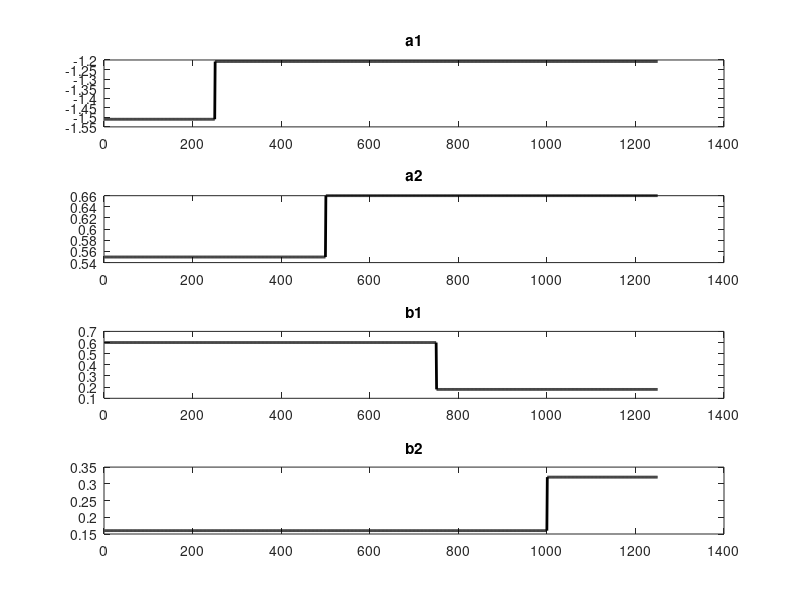
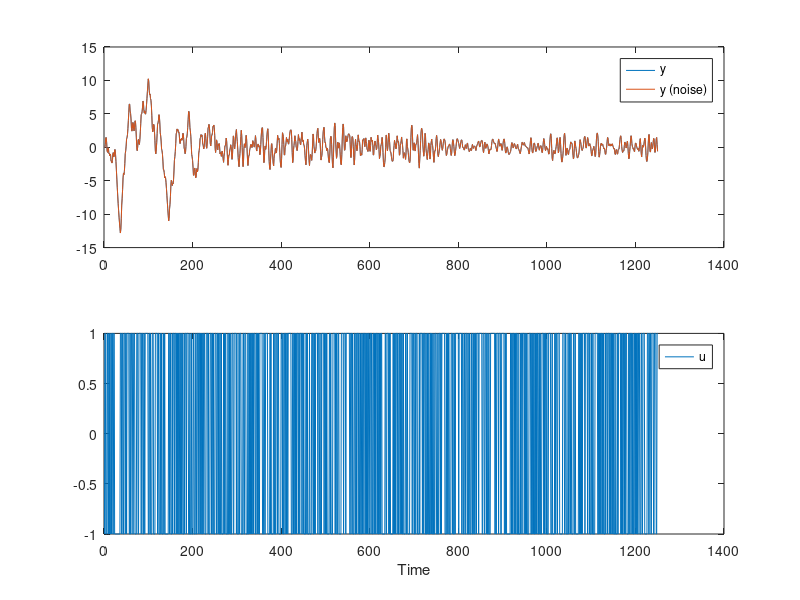
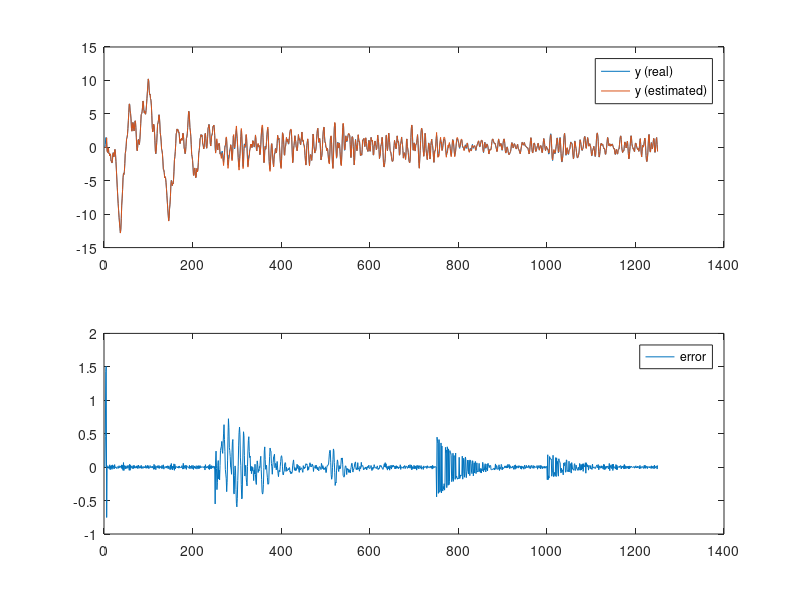
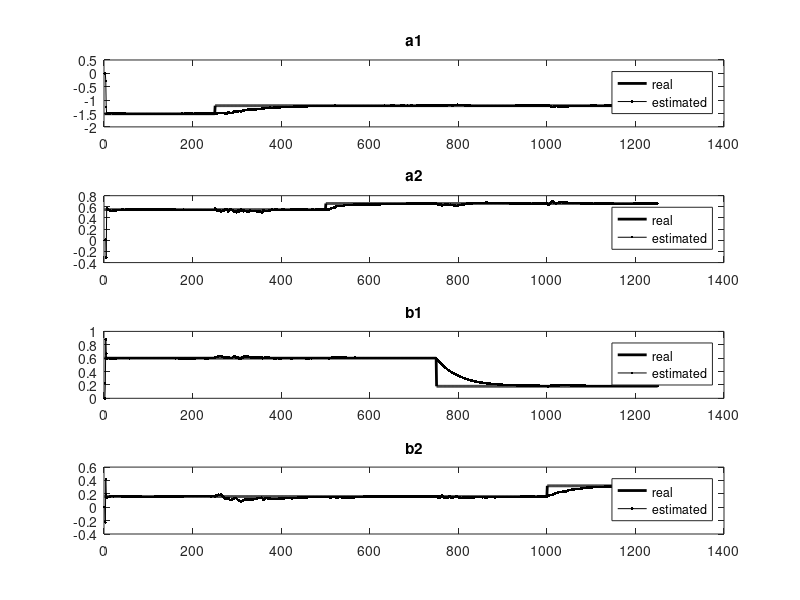

Recreate these plots in MATLAB, in order.
% MEC 2015 System identification
% Prof Helon Ayala

% 04_RLS - recursive least squares
% application to time-varying systems

clc
clear
close all
rng(1) % allows reproduction
% - code begins

%% generate input/output data

% number of measurements
N = 1250;
t = (1:N)';
sig = 1e-2; % std of noise corrupting measurements

% model parameters
a1 = -1.51*ones(N,1);
a2 = 0.55*ones(N,1);
b1 = 0.6*ones(N,1);
b2 = 0.16*ones(N,1);

% add changes in the parameters
a1(251:end)  = 0.8*a1(1);
a2(501:end)  = 1.2*a2(1);
b1(751:end)  = 0.3*b1(1);
b2(1001:end) = 2*b2(1);

% plot parameters
figure
subplot(411),plot(t,a1,'-k','Linewidth',2), title('a1')
subplot(412),plot(t,a2,'-k','Linewidth',2), title('a2')
subplot(413),plot(t,b1,'-k','Linewidth',2), title('b1')
subplot(414),plot(t,b2,'-k','Linewidth',2), title('b2')

% init
yr = zeros(N,1); % model (no noise)
u = zeros(N,1);
for i=1:N
    if rand>0.5
        u(i) = 1;
    else
        u(i) = -1;
    end
end

for k=3:N
    yr(k) = - a1(k)*yr(k-1) - a2(k)*yr(k-2) + b1(k)*u(k-1) + b2(k)*u(k-2);
end

y = yr + sig.*randn(N,1); % measurements (corrupted by noise)

% plot input/output data
figure
subplot(2,1,1)
plot(t,[yr y])
legend('y','y (noise)')
subplot(2,1,2)
plot(t,u)
legend('u')
xlabel('Time')

%% perform RLS

% initialize parameters
P  = 1e4*eye(4);  % P initial condition
th = 0*ones(4,1); % theta initial condition
lambda = 0.98;     % forgetting factor
yh = zeros(N,1);  % prediction
e  = zeros(N,1);  % prediction error

a1h = zeros(N,1);
a2h = zeros(N,1);
b1h = zeros(N,1);
b2h = zeros(N,1);

% strategy = 1; % RLS
% strategy = 2; % random walk
strategy = 3; % forgetting factor

for k=3:N
    % Step 2
    phi = [-y(k-1) -y(k-2) u(k-1) u(k-2)]'; % regression vector
    
    % Step 3
    yh(k) = phi'*th;
    e(k) = y(k) - yh(k);
    
    % Step 4
    switch strategy
        case 3   % forgetting factor
            K = P*phi/(lambda+phi'*P*phi);
        otherwise
            K = P*phi/(1+phi'*P*phi);
    end
    
    % Step 5
    th = th + K * e(k);
    
    % Step 6    
    switch strategy
        case 1 % RLS
            P = P-K*(P*phi)'; 
        case 2 % random walk
            P = P-K*(P*phi)'; 
            p = length(th)+1;
            q = trace(P)/p;
            Q = q*eye(size(P));
            P = P + Q;
        case 3 % forgetting factor
            P = 1/lambda*(P-K*(P*phi)');
    end
    
    % store estimated parameters for plotting
    a1h(k) = th(1);
    a2h(k) = th(2);
    b1h(k) = th(3);
    b2h(k) = th(4);
end

%% final plots

% plot output: real vs estimated and residual
figure
subplot(2,1,1)
plot(t,[yr yh])
legend('y (real)','y (estimated)')
subplot(2,1,2)
plot(t,e)
legend('error')

% plot output: real vs estimated
figure
subplot(411),plot(t,a1,'-k','Linewidth',2), hold on, plot(t, a1h,'.-k'), title('a1'), legend('real','estimated');
subplot(412),plot(t,a2,'-k','Linewidth',2), hold on, plot(t, a2h,'.-k'), title('a2'), legend('real','estimated');
subplot(413),plot(t,b1,'-k','Linewidth',2), hold on, plot(t, b1h,'.-k'), title('b1'), legend('real','estimated');
subplot(414),plot(t,b2,'-k','Linewidth',2), hold on, plot(t, b2h,'.-k'), title('b2'), legend('real','estimated');
